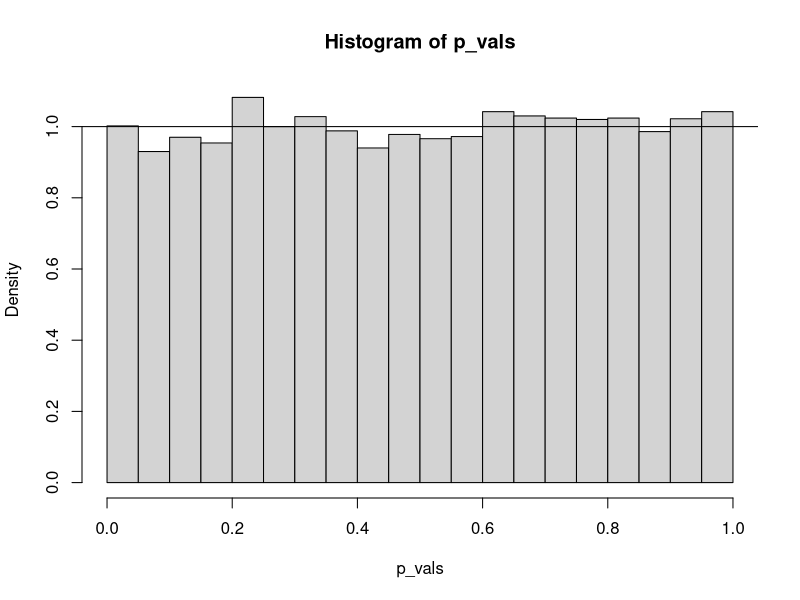
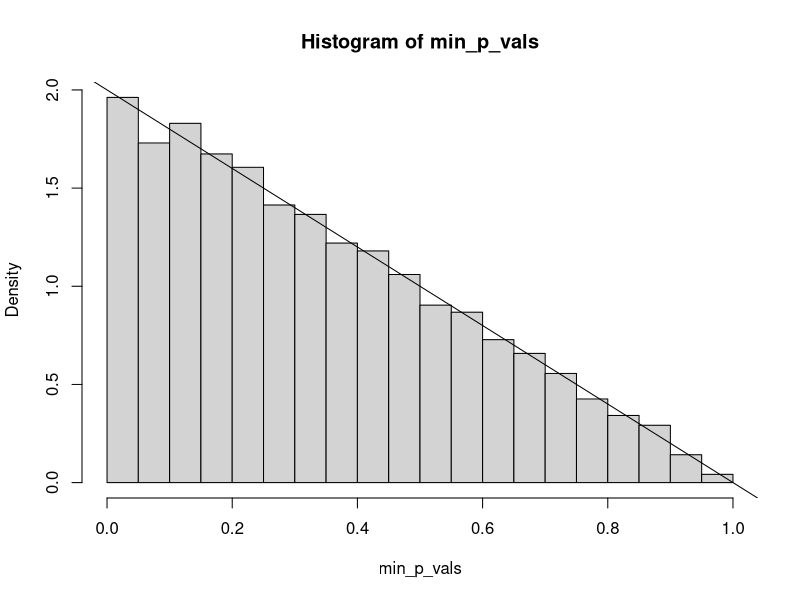

Write R code to recreate these figures, in order. (Note: a time limit stopped this script after it produced the figures.)
## ---- chunk 1
knitr::opts_chunk$set(echo = TRUE)
## ---- chunk 2
library(magrittr) # pipes and `extract` function
library(dplyr)
library(ggplot2)
x <- runif(30, 0, 10)
y <- rnorm(30, 0, 1) # uncorrelated with x - null is true.

summary(lm(y ~ x))$coef[2, 4] # the p-value for x

N <- 10000 # Increase for better results
p_vals <- double(N)
for (i in 1:N){
    y <- rnorm(30, 0, 1)
    p_vals[i] <- summary(lm(y ~ x))$coef[2, 4]
}
## ---- chunk 3
hist(p_vals, freq = FALSE)
abline(h = 1) # theoretical pdf
## ---- chunk 4
N <- 10000
min_p_vals <- double(N)
for (i in 1:N){
    yxx <- data.frame(x1 = runif(30), x2 = runif(30), y = rnorm(30))
    p_vals <- summary(lm(y ~ ., data = yxx))$coef[-1, 4]
    max_p <- which.max(p_vals) # to be removed
    min_p_vals[i] <- summary(lm(y ~ ., data = yxx[, -max_p]))$coef[2, 4]
}
## ---- chunk 5
hist(min_p_vals, freq = FALSE)
abline(a = 2, b = -2) # Theoretical pdf
## ---- chunk 6
N <- 5000 # This will take a while
min_p <- double(N)
max_p <- double(N)
p1 <- double(N)
num_signif <- double(N)

t0 <- Sys.time()
for (i in 1:N){
    # First columns is y, the rest are x1...x20
    bigdf <- matrix(data = rnorm(30 * 21), nrow = 30, ncol = 21)
    names(bigdf) <- c("y", paste("x", 1:20))
    bigdf <- as.data.frame(bigdf)

    # Regress y against everything
    newmod <- step(lm(y~., data = bigdf), trace = 0)
    
    # Extract the p-values
    mycoefs <- summary(newmod)$coef[-1, 4]
    num_signif[i] <- length(mycoefs)
    min_p[i] <- min(mycoefs)
    max_p[i] <- max(mycoefs)
    p1[i] <- mycoefs[1] # should be representative of p-values 
}
Sys.time() - t0
## ---- chunk 7
par(mfrow = c(2, 2))
hist(min_p, breaks = seq(0, 0.25, 0.01))
abline(v = 0.05, col = "red")
hist(max_p, breaks = seq(0, 0.55, 0.01))
abline(v = 0.05, col = "red")
barplot(table(num_signif), main = "Number of remaining predictors")
hist(p1, breaks = seq(0, 0.45, 0.01))
abline(v = 0.05, col = "red")
